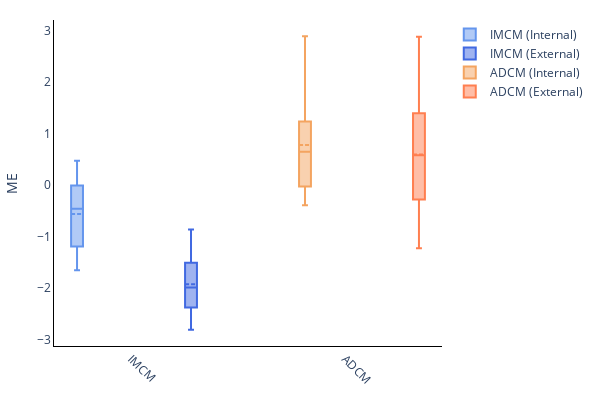
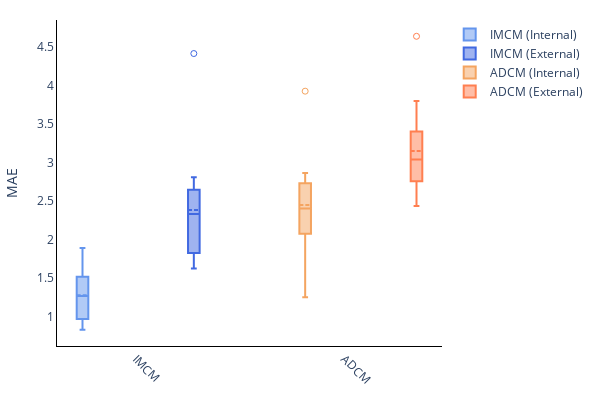
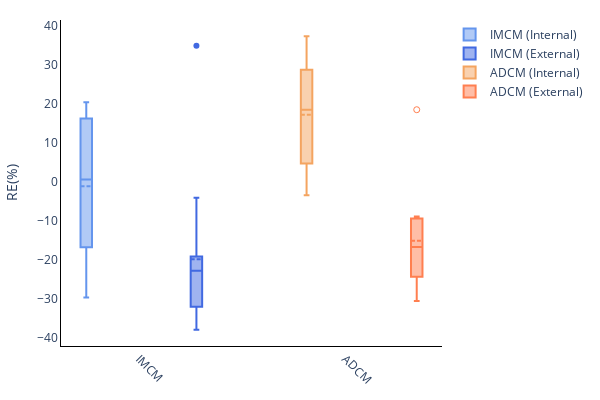
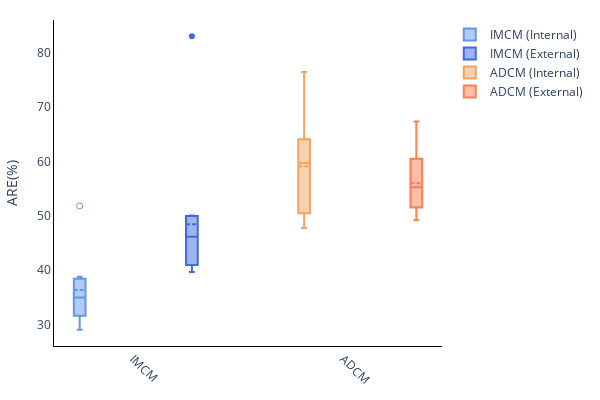

Notebook code for these charts, in order:
### Code cell
import pandas as pd
import plotly.graph_objs as go

# Load the data (replace with your correct path)
ga_df = pd.read_csv('/students/2023-2024/master/Shahpouri/DATA/metric_data_ga.csv')  # Replace with the correct path

# Define metrics names and titles for the plots
metrics_info = {
    'Mean Error (SUV)': 'ME',
    'Mean Absolure Error (SUV)': 'MAE',  # Correct this to 'Mean Absolute Error (SUV)' if it's a typo in the data
    'Relative Error (SUV%)': 'RE(%)',
    'Absolure Relative Error (SUV%)': 'ARE(%)',  # Correct this to 'Absolute Relative Error (SUV%)' if it's a typo in the data
    'Root Mean Squared Error': 'RMSE',
    'Peak Signal-to-Noise Ratio': 'PSNR',
    'Structual Similarity Index': 'SSIM'
}

dataset_labels = ['IMCM', 'ADCM']  # Labels for datasets
center_groups = ['Internal', 'External']  # Center groups
colors = ['cornflowerblue', 'royalblue', 'sandybrown', 'coral']  # Colors for each combination

# Create the boxplot for each metric
for metric, subtitle in metrics_info.items():
    fig = go.Figure()
    color_idx = 0  # Initialize color index
    for dataset in dataset_labels:
        for center_group in center_groups:
            filtered_data = ga_df[(ga_df['Dataset'] == dataset) & (ga_df['Center_Group'] == center_group)]
            fig.add_trace(go.Box(
                y=filtered_data[metric],
                name=f"{dataset} ({center_group})",
                boxmean=True,
                marker_color=colors[color_idx],
                boxpoints='suspectedoutliers'  # Display suspected outliers
            ))
            color_idx += 1  # Move to the next color
    
    # Update layout
    fig.update_layout(
        yaxis_title=subtitle,
        boxmode='group',  # group together boxes of the different traces for each value of x
        showlegend=True,
        plot_bgcolor='white',  # Set background to white
        paper_bgcolor='white',  # Set the paper background to white
        margin=dict(l=50, r=20, t=20, b=50),  # Adjust margins for tighter layout
        height=400,  # Larger height
        width=600,  # Larger width
        xaxis=dict(
            linecolor='black',  # Gray axis lines
            tickvals=[0.3, 2.5],  # Custom tick positions to separate dataset groups
            ticktext=dataset_labels,
            tickangle=45
        ),
        yaxis=dict(
            linecolor='black',  # Gray axis lines
            tickangle=0
        )
    )

    fig.show()  # Display the plot

### Figure 1 — Plotly figure (JSON) as saved in the notebook; plotly's stock layout.template omitted (floating-point values rounded to 4 significant figures)
{"data": [{"boxmean": true, "boxpoints": "suspectedoutliers", "marker": {"color": "cornflowerblue"}, "name": "IMCM (Internal)", "type": "box", "y": [-1.189, 0.252, -0.3453, 0.4697, -0.2675, -1.191, -0.5719, -1.651]}, {"boxmean": true, "boxpoints": "suspectedoutliers", "marker": {"color": "royalblue"}, "name": "IMCM (External)", "type": "box", "y": [-2.803, -2.619, -2.059, -1.38, -1.522, -1.914, -2.505, -1.484, -1.579, -2.118, -0.8593, -2.243]}, {"boxmean": true, "boxpoints": "suspectedoutliers", "marker": {"color": "sandybrown"}, "name": "ADCM (Internal)", "type": "box", "y": [-0.3912, 0.1218, 0.5931, 1.273, 2.884, -0.1725, 1.195, 0.7039]}, {"boxmean": true, "boxpoints": "suspectedoutliers", "marker": {"color": "coral"}, "name": "ADCM (External)", "type": "box", "y": [-0.7778, -0.4847, -0.01289, 1.177, 1.181, -1.223, 0.5112, 1.6, 1.689, 0.643, -0.07154, 2.877]}], "layout": {"boxmode": "group", "height": 400, "margin": {"b": 50, "l": 50, "r": 20, "t": 20}, "paper_bgcolor": "white", "plot_bgcolor": "white", "showlegend": true, "width": 600, "xaxis": {"linecolor": "black", "tickangle": 45, "ticktext": ["IMCM", "ADCM"], "tickvals": [0.3, 2.5]}, "yaxis": {"linecolor": "black", "tickangle": 0, "title": {"text": "ME"}}}}

### Figure 2 — Plotly figure (JSON) as saved in the notebook; plotly's stock layout.template omitted (floating-point values rounded to 4 significant figures)
{"data": [{"boxmean": true, "boxpoints": "suspectedoutliers", "marker": {"color": "cornflowerblue"}, "name": "IMCM (Internal)", "type": "box", "y": [1.517, 0.8275, 0.9869, 0.9437, 1.074, 1.514, 1.457, 1.888]}, {"boxmean": true, "boxpoints": "suspectedoutliers", "marker": {"color": "royalblue"}, "name": "IMCM (External)", "type": "box", "y": [4.417, 2.808, 2.486, 1.732, 1.79, 2.177, 2.708, 1.859, 1.922, 2.589, 1.623, 2.485]}, {"boxmean": true, "boxpoints": "suspectedoutliers", "marker": {"color": "sandybrown"}, "name": "ADCM (Internal)", "type": "box", "y": [1.949, 1.249, 2.198, 2.408, 3.928, 2.396, 2.863, 2.601]}, {"boxmean": true, "boxpoints": "suspectedoutliers", "marker": {"color": "coral"}, "name": "ADCM (External)", "type": "box", "y": [3.072, 2.931, 2.586, 3.011, 3.014, 2.436, 3.066, 3.426, 3.802, 3.38, 2.441, 4.641]}], "layout": {"boxmode": "group", "height": 400, "margin": {"b": 50, "l": 50, "r": 20, "t": 20}, "paper_bgcolor": "white", "plot_bgcolor": "white", "showlegend": true, "width": 600, "xaxis": {"linecolor": "black", "tickangle": 45, "ticktext": ["IMCM", "ADCM"], "tickvals": [0.3, 2.5]}, "yaxis": {"linecolor": "black", "tickangle": 0, "title": {"text": "MAE"}}}}

### Figure 3 — Plotly figure (JSON) as saved in the notebook; plotly's stock layout.template omitted (floating-point values rounded to 4 significant figures)
{"data": [{"boxmean": true, "boxpoints": "suspectedoutliers", "marker": {"color": "cornflowerblue"}, "name": "IMCM (Internal)", "type": "box", "y": [-21.41, 20.46, -4.025, 16.4, 5.179, -12.18, 16.1, -29.69]}, {"boxmean": true, "boxpoints": "suspectedoutliers", "marker": {"color": "royalblue"}, "name": "IMCM (External)", "type": "box", "y": [34.93, -37.99, -19.46, -23.36, -27.7, -32.64, -35.89, -18.85, -22.35, -19.59, -4.089, -31.48]}, {"boxmean": true, "boxpoints": "suspectedoutliers", "marker": {"color": "sandybrown"}, "name": "ADCM (Internal)", "type": "box", "y": [-3.456, 19.08, 17.92, 26.67, 37.38, 7.775, 30.95, 1.66]}, {"boxmean": true, "boxpoints": "suspectedoutliers", "marker": {"color": "coral"}, "name": "ADCM (External)", "type": "box", "y": [18.52, -24.01, -25.99, -15.02, -14.72, -30.64, -24.82, -9.831, -18.48, -18.44, -8.912, -9.017]}], "layout": {"boxmode": "group", "height": 400, "margin": {"b": 50, "l": 50, "r": 20, "t": 20}, "paper_bgcolor": "white", "plot_bgcolor": "white", "showlegend": true, "width": 600, "xaxis": {"linecolor": "black", "tickangle": 45, "ticktext": ["IMCM", "ADCM"], "tickvals": [0.3, 2.5]}, "yaxis": {"linecolor": "black", "tickangle": 0, "title": {"text": "RE(%)"}}}}

### Figure 4 — Plotly figure (JSON) as saved in the notebook; plotly's stock layout.template omitted (floating-point values rounded to 4 significant figures)
{"data": [{"boxmean": true, "boxpoints": "suspectedoutliers", "marker": {"color": "cornflowerblue"}, "name": "IMCM (Internal)", "type": "box", "y": [38.81, 36.57, 30.94, 32.34, 29.09, 33.4, 51.83, 38.07]}, {"boxmean": true, "boxpoints": "suspectedoutliers", "marker": {"color": "royalblue"}, "name": "IMCM (External)", "type": "box", "y": [82.99, 49.91, 50.01, 39.68, 41.72, 46.54, 50.07, 39.8, 40.24, 45.46, 49.27, 45.77]}, {"boxmean": true, "boxpoints": "suspectedoutliers", "marker": {"color": "sandybrown"}, "name": "ADCM (Internal)", "type": "box", "y": [47.76, 48.55, 63.56, 63.05, 64.62, 56.41, 76.41, 52.37]}, {"boxmean": true, "boxpoints": "suspectedoutliers", "marker": {"color": "coral"}, "name": "ADCM (External)", "type": "box", "y": [67.35, 56.53, 60.75, 49.82, 53.27, 60.19, 55.84, 49.2, 53.82, 49.33, 61.13, 54.68]}], "layout": {"boxmode": "group", "height": 400, "margin": {"b": 50, "l": 50, "r": 20, "t": 20}, "paper_bgcolor": "white", "plot_bgcolor": "white", "showlegend": true, "width": 600, "xaxis": {"linecolor": "black", "tickangle": 45, "ticktext": ["IMCM", "ADCM"], "tickvals": [0.3, 2.5]}, "yaxis": {"linecolor": "black", "tickangle": 0, "title": {"text": "ARE(%)"}}}}
